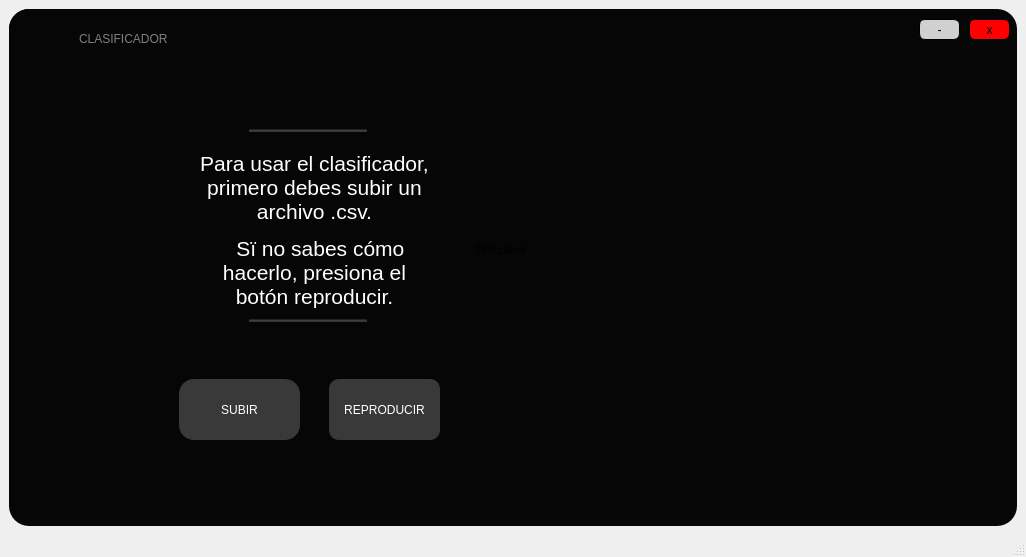
<?xml version="1.0" encoding="UTF-8"?>
<ui version="4.0">
 <class>Ventana1</class>
 <widget class="QMainWindow" name="Ventana1">
  <property name="geometry">
   <rect>
    <x>0</x>
    <y>0</y>
    <width>1026</width>
    <height>557</height>
   </rect>
  </property>
  <property name="windowTitle">
   <string>MainWindow</string>
  </property>
  <widget class="QWidget" name="centralwidget_2">
   <layout class="QGridLayout" name="gridLayout">
    <item row="0" column="0">
     <widget class="QWidget" name="widget_2" native="true">
      <property name="cursor">
       <cursorShape>ArrowCursor</cursorShape>
      </property>
      <property name="styleSheet">
       <string notr="true">QWidget#widget_2{

background-color: rgb(6, 6, 6);
border-radius:20px;
}</string>
      </property>
      <widget class="QFrame" name="frame_2">
       <property name="geometry">
        <rect>
         <x>0</x>
         <y>0</y>
         <width>1001</width>
         <height>51</height>
        </rect>
       </property>
       <property name="styleSheet">
        <string notr="true">QFrame#frame_2{
	background-color: rgb(6, 6, 6);
border-top-left-radius:20px;
border-top-right-radius:20px;

}</string>
       </property>
       <property name="frameShape">
        <enum>QFrame::StyledPanel</enum>
       </property>
       <property name="frameShadow">
        <enum>QFrame::Raised</enum>
       </property>
       <widget class="QPushButton" name="min_2">
        <property name="geometry">
         <rect>
          <x>910</x>
          <y>10</y>
          <width>41</width>
          <height>21</height>
         </rect>
        </property>
        <property name="cursor">
         <cursorShape>PointingHandCursor</cursorShape>
        </property>
        <property name="styleSheet">
         <string notr="true">QPushButton#min_2{
	background-color: rgb(208, 208, 208);
font: 16pt &quot;MS Shell Dlg 2&quot;;
border-radius:6px;
border: 1px solid black;


}</string>
        </property>
        <property name="text">
         <string>-</string>
        </property>
       </widget>
       <widget class="QPushButton" name="cerrar_2">
        <property name="geometry">
         <rect>
          <x>960</x>
          <y>10</y>
          <width>41</width>
          <height>21</height>
         </rect>
        </property>
        <property name="cursor">
         <cursorShape>PointingHandCursor</cursorShape>
        </property>
        <property name="styleSheet">
         <string notr="true">QPushButton#cerrar_2{

background-color: rgb(255, 0, 0);
border-radius:6px;
border: 1px solid black;
font: 11pt &quot;MS Shell Dlg 2&quot;;

}</string>
        </property>
        <property name="text">
         <string>x</string>
        </property>
       </widget>
       <widget class="QLabel" name="label_3">
        <property name="geometry">
         <rect>
          <x>20</x>
          <y>10</y>
          <width>41</width>
          <height>41</height>
         </rect>
        </property>
        <property name="styleSheet">
         <string notr="true">border-image: url(:/Iconos/Icono youtube.png);</string>
        </property>
        <property name="text">
         <string/>
        </property>
       </widget>
       <widget class="QLabel" name="label_2">
        <property name="geometry">
         <rect>
          <x>70</x>
          <y>20</y>
          <width>181</width>
          <height>20</height>
         </rect>
        </property>
        <property name="styleSheet">
         <string notr="true">font: 14pt &quot;Lucida Console&quot;;
color:gray
;
font: 70 15pt &quot;Rockwell Extra Bold&quot;;</string>
        </property>
        <property name="text">
         <string>CLASIFICADOR</string>
        </property>
       </widget>
      </widget>
      <widget class="QPushButton" name="BSubir">
       <property name="geometry">
        <rect>
         <x>170</x>
         <y>370</y>
         <width>121</width>
         <height>61</height>
        </rect>
       </property>
       <property name="cursor">
        <cursorShape>PointingHandCursor</cursorShape>
       </property>
       <property name="styleSheet">
        <string notr="true">QPushButton#BSubir{
background-color: rgb(52, 107, 98);
background-color: rgb(57, 57, 57);
font: 87 10pt &quot;Arial Black&quot;;
border-radius:15px;
font: 8pt &quot;Gill Sans Ultra Bold&quot;;
color:white;
}</string>
       </property>
       <property name="text">
        <string>SUBIR</string>
       </property>
      </widget>
      <widget class="QTextBrowser" name="textBrowser">
       <property name="geometry">
        <rect>
         <x>180</x>
         <y>100</y>
         <width>251</width>
         <height>231</height>
        </rect>
       </property>
       <property name="styleSheet">
        <string notr="true">color: rgb(255, 255, 255);
background-color: rgb(6, 6, 6);
font: 16pt &quot;Franklin Gothic Demi Cond&quot;;</string>
       </property>
       <property name="html">
        <string>&lt;!DOCTYPE HTML PUBLIC &quot;-//W3C//DTD HTML 4.0//EN&quot; &quot;http://www.w3.org/TR/REC-html40/strict.dtd&quot;&gt;
&lt;html&gt;&lt;head&gt;&lt;meta name=&quot;qrichtext&quot; content=&quot;1&quot; /&gt;&lt;style type=&quot;text/css&quot;&gt;
p, li { white-space: pre-wrap; }
&lt;/style&gt;&lt;/head&gt;&lt;body style=&quot; font-family:'Franklin Gothic Demi Cond'; font-size:16pt; font-weight:400; font-style:normal;&quot;&gt;
&lt;p align=&quot;justify&quot; style=&quot;-qt-paragraph-type:empty; margin-top:12px; margin-bottom:12px; margin-left:0px; margin-right:0px; -qt-block-indent:0; text-indent:0px;&quot;&gt;&lt;br /&gt;&lt;/p&gt;
&lt;p align=&quot;center&quot; style=&quot; margin-top:12px; margin-bottom:12px; margin-left:0px; margin-right:0px; -qt-block-indent:0; text-indent:0px;&quot;&gt;Para usar el clasificador, primero debes subir un archivo .csv.&lt;/p&gt;
&lt;p align=&quot;center&quot; style=&quot; margin-top:12px; margin-bottom:12px; margin-left:0px; margin-right:0px; -qt-block-indent:0; text-indent:0px;&quot;&gt;  Sï no sabes cómo hacerlo, presiona el botón reproducir.&lt;/p&gt;&lt;/body&gt;&lt;/html&gt;</string>
       </property>
      </widget>
      <widget class="Line" name="line">
       <property name="geometry">
        <rect>
         <x>170</x>
         <y>110</y>
         <width>20</width>
         <height>211</height>
        </rect>
       </property>
       <property name="styleSheet">
        <string notr="true">background-color: rgb(6, 6, 6);</string>
       </property>
       <property name="orientation">
        <enum>Qt::Vertical</enum>
       </property>
      </widget>
      <widget class="Line" name="line_2">
       <property name="geometry">
        <rect>
         <x>420</x>
         <y>110</y>
         <width>20</width>
         <height>211</height>
        </rect>
       </property>
       <property name="styleSheet">
        <string notr="true">background-color: rgb(6, 6, 6);</string>
       </property>
       <property name="orientation">
        <enum>Qt::Vertical</enum>
       </property>
      </widget>
      <widget class="Line" name="line_3">
       <property name="geometry">
        <rect>
         <x>240</x>
         <y>120</y>
         <width>118</width>
         <height>3</height>
        </rect>
       </property>
       <property name="styleSheet">
        <string notr="true">background-color: rgb(53, 53, 53);</string>
       </property>
       <property name="orientation">
        <enum>Qt::Horizontal</enum>
       </property>
      </widget>
      <widget class="Line" name="line_4">
       <property name="geometry">
        <rect>
         <x>240</x>
         <y>310</y>
         <width>118</width>
         <height>3</height>
        </rect>
       </property>
       <property name="styleSheet">
        <string notr="true">background-color: rgb(53, 53, 53);</string>
       </property>
       <property name="orientation">
        <enum>Qt::Horizontal</enum>
       </property>
      </widget>
      <widget class="QLabel" name="label">
       <property name="geometry">
        <rect>
         <x>466</x>
         <y>100</y>
         <width>281</width>
         <height>281</height>
        </rect>
       </property>
       <property name="text">
        <string>TextLabel</string>
       </property>
      </widget>
      <widget class="QWidget" name="widget" native="true">
       <property name="geometry">
        <rect>
         <x>430</x>
         <y>50</y>
         <width>521</width>
         <height>381</height>
        </rect>
       </property>
       <property name="styleSheet">
        <string notr="true"/>
       </property>
      </widget>
      <widget class="QPushButton" name="BReproducir">
       <property name="geometry">
        <rect>
         <x>320</x>
         <y>370</y>
         <width>111</width>
         <height>61</height>
        </rect>
       </property>
       <property name="cursor">
        <cursorShape>PointingHandCursor</cursorShape>
       </property>
       <property name="styleSheet">
        <string notr="true">QPushButton#BReproducir{
background-color: rgb(52, 107, 98);
background-color: rgb(57, 57, 57);
font: 87 10pt &quot;Arial Black&quot;;
border-radius:10px;
font: 8pt &quot;Gill Sans Ultra Bold&quot;;
color:white;
}</string>
       </property>
       <property name="text">
        <string>REPRODUCIR</string>
       </property>
      </widget>
     </widget>
    </item>
   </layout>
  </widget>
  <widget class="QStatusBar" name="statusbar"/>
 </widget>
 <resources>
  <include location="imagen.qrc"/>
 </resources>
 <connections/>
</ui>
